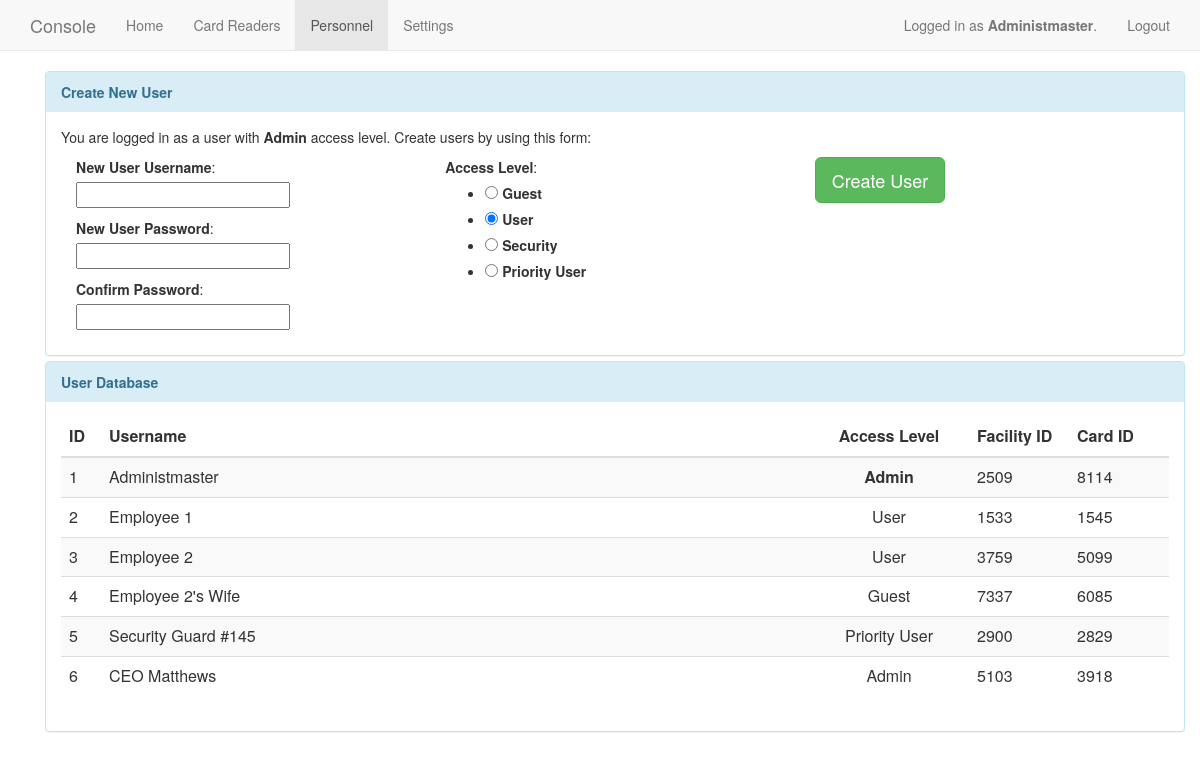
Screenshot of /users (signed in) with the database file from the repository.
### app/models.py (models this page shows, shortened)
class User(db.Model):
    id = db.Column(db.Integer, primary_key=True)
    username = db.Column(db.String(64), nullable=False)
    access = db.Column(db.Integer, nullable=False)
    cardid = db.Column(db.String(64), nullable=False)
    facid = db.Column(db.String(64), nullable=False)
    password = db.Column(db.String(64), nullable=False)
    @property
    def is_authenticated(self):
        return True

### app/views.py (the view)
@app.route("/users", methods=["GET", "POST"])
@login_required
def users():
	createUserForm = CreateUserForm()
	editUserForm = EditUserForm()
	if g.user.access == 99:
		if createUserForm.validate_on_submit():
			existing_user = User.query.filter_by(username=form.username.data).first()
			if existing_user is None:
				newuser = User(createUserForm.username.data, int(createUserForm.access.data), createUserForm.password.data)
				db.session.add(newuser)
				db.session.commit()
				flash("Successfully added user %s to the system with access level %s." % (createUserForm.username.data, createUserForm.access.data))
				return redirect("/users")
			else:
				flash("A user exists already with that username.", "error")
				return redirect("/users")
		elif createUserForm.errors:
			flash(createUserForm.errors, "error")
		elif editUserForm.validate_on_submit():
			flash("Yay")
		elif editUserForm.errors:
			flash(editUserForm.errors, "error")
	else:
		flash("You are not logged in as a user capable of viewing settings. Please log in as admin.")
		return redirect("/index")
	users = User.query.all()
	return render_template("users.html", title="Personnel", users=users, user=g.user, accessLevels=accessLevels, createUserForm=createUserForm, editUserForm=editUserForm, navigation=navigation)

### app/forms.py
class CreateUserForm(Form):
	username = StringField("New User Username", [validators.Length(min=4, max=25)])
	password = PasswordField("New User Password", [validators.Length(min=6, max=25), validators.EqualTo("confirm", message="Passwords must match.")])
	confirm = PasswordField("Confirm Password")
	access = RadioField("Access Level", choices=accessLevels, default=1)

class EditUserForm(Form):
	access = RadioField("Access Level", choices=accessLevels, default=1)
	facid = IntegerField("Facility ID")
	cardid = IntegerField("Card ID")

### app/views.py (called while the page is built)
@app.before_request
def before_request():
	g.user = current_user

@lm.user_loader
def load_user(id):
	return User.query.get(int(id))

### app/templates/users.html (shortened to what this page needs)
{% extends "base.html" %}
{% block content %}
	<div class="container">
		<div class="panel-group">
			{% if user.access == 99 %}
			<div class="panel panel-info">
		        <div class="panel-heading"><strong>Create New User</strong></div>
		        <div class="panel-body">
					<p>You are logged in as a user with <strong>Admin</strong> access level. Create users by using this form:</p>
					<form action="#" method="post" name="createuser">
			      		<div class="col-sm-4">
			      			<p>{{ createUserForm.username.label }}: {{ createUserForm.username(size=25) }}<br></p>
							<p>{{ createUserForm.password.label }}: {{ createUserForm.password(size=25) }}<br></p>
							<p>{{ createUserForm.confirm.label }}: {{ createUserForm.confirm(size=25) }}<br></p>
			      		</div>
			      		<div class="col-sm-4">
			      			{{ createUserForm.access.label}}: {{ createUserForm.access }}
			      		</div>
			      		<div class="col-sm-4">
			      			<input class="btn btn-lg btn-success" type="submit" value="Create User">
			      		</div>
			  		</form>
		  		</div>
		  	</div>
	  		{% endif %}
	  		<div class="panel panel-info">
		        <div class="panel-heading"><strong>User Database</strong></div>
		        <div class="panel-body">
					<table class="table table-striped">
						<thead>
							<tr>
								<th>ID</td>
								<th>Username</th>
								<th class="text-center">Access Level</th>
								<th>Facility ID</th>
								<th>Card ID</th>
							</tr>
						</thead>
						<tbody>
						{% for user in users %}
							<tr class="userrow">
								<td style="width:40" class="userid">{{ user.id }}</td>
								<td>{{ user.username }}</td>
								<td style="width:160" class="text-center">
									{% if user.access == 99 %}
										<strong>Admin</strong>
									{% else %}
										{% for level in accessLevels %}
											{% if loop.index0 == user.access %}
												{{ level }}
											{% endif %}
										{% endfor %}
									{% endif %}
								</td>
								<td style="width:100">
									{{ user.facid }}
								</td>
								<td style="width:100">
									{{ user.cardid }}
								</td>
							</tr>
						{% endfor %}
						</tbody>
					</table>
				</div>
			</div>
		</div>
	</div>
{% endblock %}

### app/templates/base.html (shortened to what this page needs)
<html>
	<head>
		<link href="/static/css/bootstrap.min.css?q=123456" rel="stylesheet" media="screen">
	</head>
	<body>
		<nav class="navbar navbar-default navbar-static-top">
			<div class="container">
				<div class="navbar-header">
					<a class="navbar-brand" href="#">Console</a>
				</div>
				<div>
					<ul class="nav navbar-nav">
					{% for navitem in navigation %}
					{% if navitem.name == title %}
						<li class="active">
					{% else %}
						<li>
					{% endif %}
						<a href="{{ navitem.link }}">{{ navitem.name }}</a></li>
					{% endfor %}
					</ul>
				</div>
				<ul id="usernav" class="nav navbar-nav navbar-right">
					{% if user is defined %}
						<li style="vertical-align:center">
							<a href="#">Logged in as {% if g.user.access == 99 %}<strong>{{ user.username }}</strong>{% else %}{{ user.username }}{% endif %}.</a>
						</li>
						<li>
							<a href="{{ url_for('logout') }}">Logout</a>
						</li>
					{% endif %}
				</ul>
			</div>
		</nav>
		<div class="container">
		{% block content%}{% endblock %}
		</div>
	</body>
</html>

### rows the page displays
User: username "Administmaster", id "1", access "Admin", facid "2509", cardid "8114"
User: id "2", username "Employee 1", accessLevels "User", facid "1533", cardid "1545"
User: id "3", username "Employee 2", accessLevels "User", facid "3759", cardid "5099"
User: id "4", username "Employee 2's Wife", accessLevels "Guest", facid "7337", cardid "6085"
User: id "5", username "Security Guard #145", accessLevels "Priority User", facid "2900", cardid "2829"
User: id "6", username "CEO Matthews", accessLevels "Admin", facid "5103", cardid "3918"

### other values shown
{{ navitem.name }} "Home" "Card Readers" "Personnel" "Settings"
{{ createUserForm.username.label }} "New User Username"
{{ createUserForm.password.label }} "New User Password"
{{ createUserForm.confirm.label }} "Confirm Password"
{{ createUserForm.access.label }} "Access Level"
